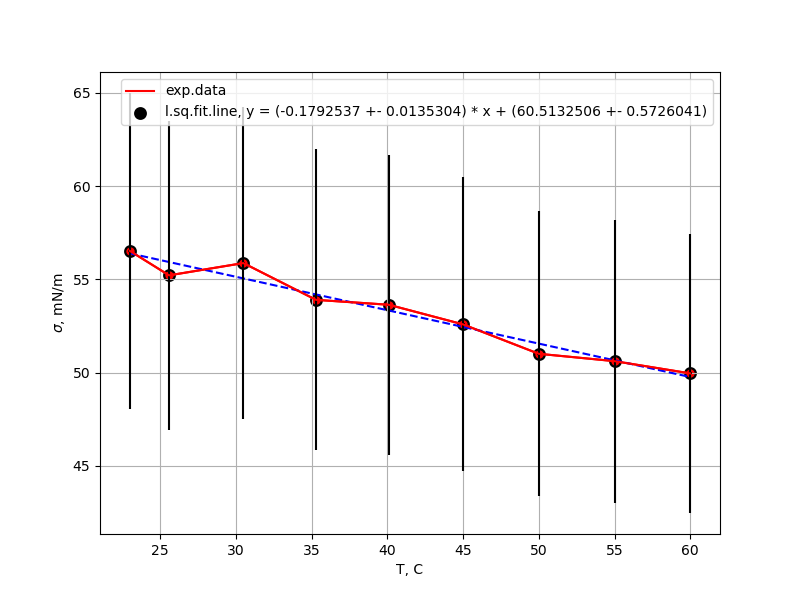

Recreate this plot in Python.
import pandas as pd
import numpy as np

q=0
w=0
show = 0
save = 1

import matplotlib.pyplot as plt
#read data from ods
num = 0
name = "physlabwork_13week"
#"physlabwork_6week_"+str(num)
all_data = pd.read_excel(name+".ods")
x_data = all_data["T, C"].dropna().to_numpy()
x_name = "T, C"
x_error = all_data["T, C (error)"].dropna().to_numpy()
#all_data[""].dropna().to_numpy()
y_data = all_data["/sigma, mN/m"].dropna().to_numpy()
y_name = "$\\sigma$, mN/m"
y_error = all_data["/sigma, mN/m (error)"].dropna().to_numpy()
#all_data[""].dropna().to_numpy()

#c_data = all_data["C"+str(q)].dropna().to_numpy()
#T = c_data[0]

#x_data_2 = all_data['delta P (Pa) (turbo)'].dropna().to_numpy()
#x_name_2 =""
#"x_delta_press_Pa_turbo"
#x_error_2 = all_data['error delta P (turbo)'].dropna().to_numpy()
#y_data_2 = all_data['Q (m3/s) (turbo)'].dropna().to_numpy()
#y_name_2 =""
#"y_flow_m3_div_s_turbo"
#y_error_2 = all_data['error Q (turbo)'].dropna().to_numpy()

#x_data = np.hstack([x_data_1, x_data_2])
#x_name = x_name_1
#x_name_1 +" "+ x_name_2
#x_error = np.hstack([x_error_1, x_error_2])
#y_data = np.hstack([y_data_1, y_data_2])
#y_name = y_name_1
#y_name_1 +" "+ y_name_2
#y_error = np.hstack([y_error_1, y_error_2])

#n=6
#x_data = x_data[:]
#x_error = x_error[:]
#y_data = y_data[:]
#y_error = y_error[:]

import matplotlib.pyplot as plt
plt.rcParams ['figure.figsize'] = [8, 6]

#figure
fig, axes = plt.subplots()

#plot
axes.plot(x_data, y_data, 'red')

from scipy.optimize import curve_fit

#errorbar
import random
calc_x_error = []
calc_y_error = []
for i in range(len(x_data)):
        for j in range(0):
                x=0
                y=0
                if (random.random()>0.5):
                        x = x_data[i] + random.random()*x_error[i]
                else:
                        x = x_data[i] - random.random()*x_error[i]
                if (random.random()>0.5):
                        y = y_data[i] + random.random()*y_error[i]
                else:
                        y = y_data[i] - random.random()*y_error[i]
                calc_x_error.append(float(x))
                calc_y_error.append(float(y))

calc_x_error = np.hstack([x_data, calc_x_error])
calc_y_error = np.hstack([y_data, calc_y_error])
axes.scatter(calc_x_error, calc_y_error, c='black', linewidths=-3.25)

#fit
def func(x, a, b):
	return a*x+b
popt, pcov = curve_fit(func, calc_x_error, calc_y_error)

#grid
plt.grid()

#fit plots
axes.plot(x_data, func(x_data, popt[0], popt[1]), 'b--')

import math
error_a = (float(pcov[0][0]))**(1/2)
error_b = (float(pcov[1][1]))**(1/2)

error_a = round (error_a, 7)
error_b = round (error_b, 7)
#additional
axes.set_xlabel(x_name)
axes.set_ylabel(y_name)
axes.set_title("")
#text="l.sq.fit.line, y = " + str(round (popt[0], 3))+ " * x " + str(round (popt[1], 7))
text='l.sq.fit.line, y = ('+str(round (popt[0], 7))+" +- "+str(error_a)+') * x + ('+str(round (popt[1], 7))+" +- "+str(error_b)+')'
axes.legend(['exp.data', text])

axes.errorbar(x_data, y_data, xerr=x_error, yerr=y_error, color='red',ecolor='black')

#scatter
axes.scatter(x_data, y_data, c='red', linewidths=0)

#show
if show:
	plt.show()

#save
if save:
	plt.savefig("physlabwork_13week.png")

#plt.figure()

#plt.plot(delta_pressure,delta_temp_at_temp_1, label=r'temp_of_thermostat = 18 C^o')
#plt.plot(delta_pressure,delta_temp_at_temp_2, label=r'temp_of_thermostat = 30 C^o')
#plt.plot(delta_pressure,delta_temp_at_temp_3, label=r'temp_of_thermostat = 50 C^o')

#plt.xlabel(r'delta_pressure, bar')
#plt.ylabel(r'delta_temp, C^o')

#plt.grid()
#plt.legend(loc='best')

#plt.show()
